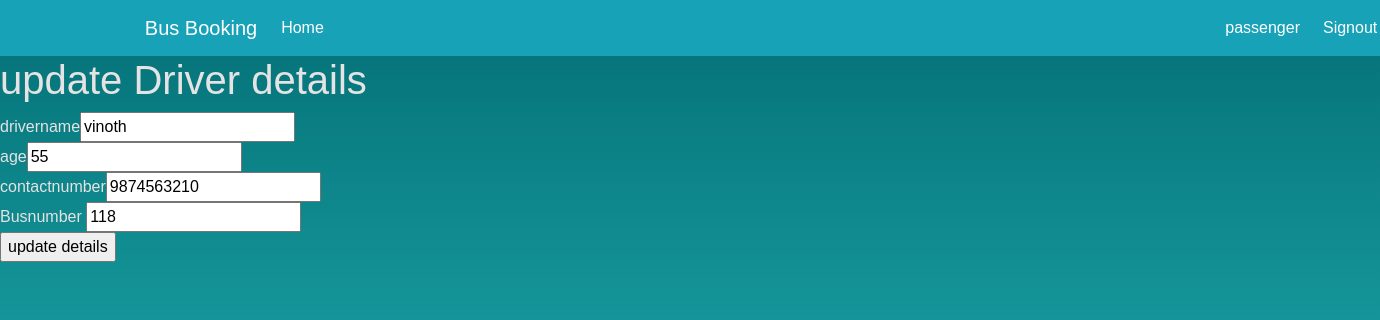
Before: /update/1 (signed in) with the older database file.
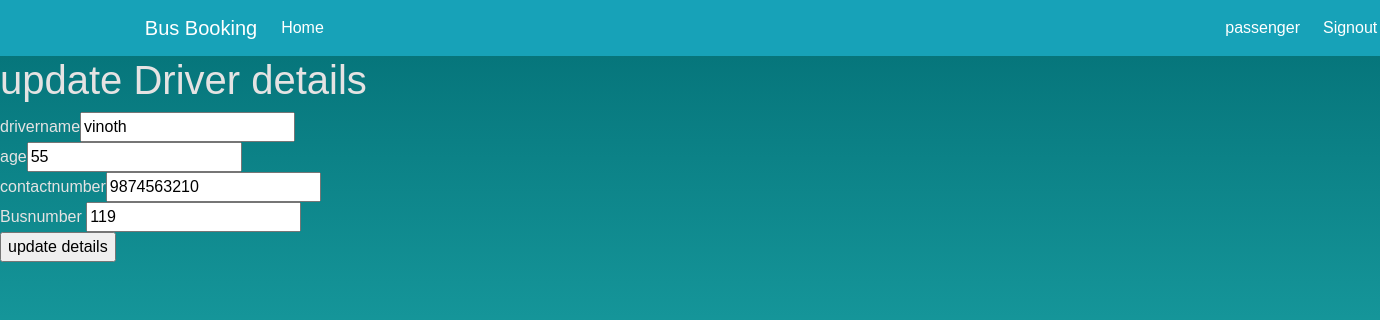
After: the same page with the newer database file.
### busbookapp/models.py (models this page shows)
class Driver(models.Model):
    drivername=models.CharField(max_length=20)
    age=models.IntegerField()
    contact_no=models.IntegerField()
    bus_no=models.IntegerField()

### busbookapp/views.py (the view, shortened to what this page needs)
# urls.py: path('update/', views.update_view),
def update_view(request,id):
    emp_data=Driver.objects.get(id=id)
    return render(request, "busbookapp/update.html",{"emp_data":emp_data})

### busbookapp/templates/busbookapp/update.html (shortened to what this page needs)
<html xmlns="http://www.w3.org/1999/html">
{% extends "busbookapp/base1.html" %}
{% block content %}
{% load static %}
    <link rel="stylesheet" href="{% static 'css/style.css' %}">
    <h1> update Driver details</h1>
    <form  method="POST">
      drivername<input type="text" name="drivername" value="{{emp_data.drivername}}"><br>
      age<input type="number" name="age" value="{{emp_data.age}}"><br>
      contactnumber<input type="number" name="contact_no" value="{{emp_data.contact_no}}"><br>
      Busnumber <input  type="text" name="bus_no" value="{{emp_data.bus_no}}"><br>
       <input type="submit" value="update details">
    </form>
  {% endblock %}

Changed rows visible on the page:
changed Driver "vinoth": bus_no "118" → "119"
